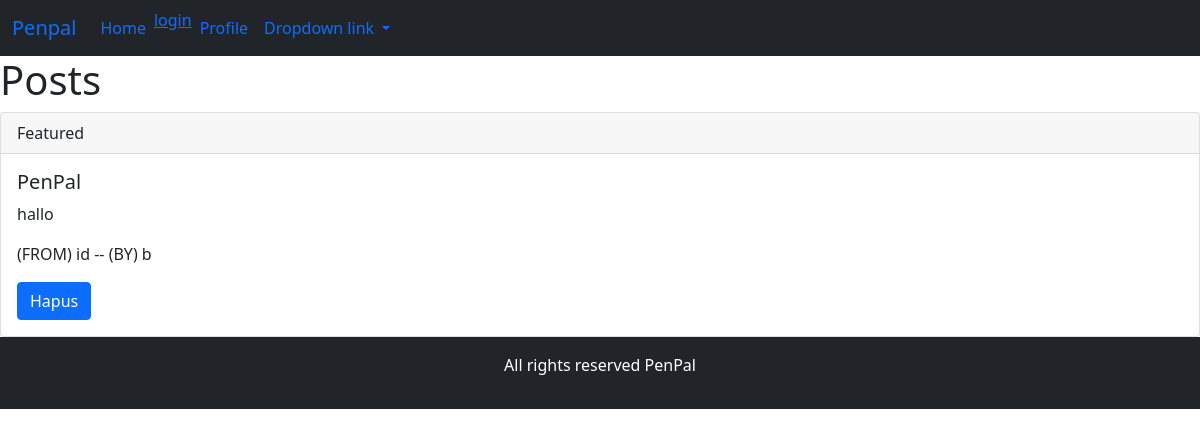
Before: /detail/1 with the older database file.
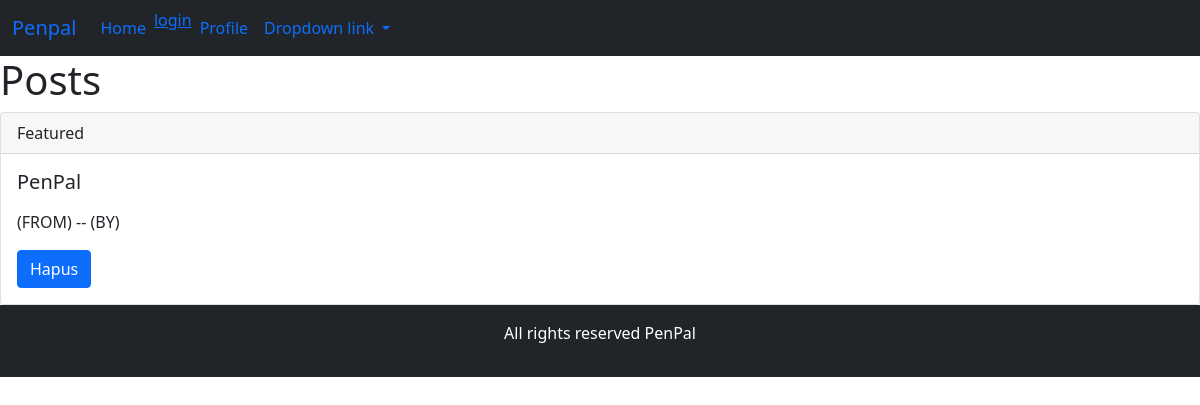
After: the same page with the newer database file.
### task/models.py (models this page shows)
class message(models.Model):
    pesan = models.TextField()
    negara = models.CharField(max_length=20)
    initial = models.CharField(max_length=10)

### task/views.py (the view)
# urls.py: path('detail/<id>', detail, name='detail'),
def detail(request, id):
    data = models.message.objects.filter(pk=id).first()
    print(data)
    return render(request, 'task/detail.html', {
        'detail_pesan': data
    })

### task/templates/task/detail.html
{% extends 'base.html' %}
{% block content %}
<h1>Posts</h1>
<div class="card">
    <div class="card-header">
      Featured
    </div>
    <div class="card-body">
      <h5 class="card-title">PenPal</h5>
      <p class="card-text">{{detail_pesan.pesan}}</p>
      <p class="card-text">(FROM) {{detail_pesan.negara}} -- (BY) {{detail_pesan.initial}}</p>
      <a href="hapus/{{i.id}}" class="btn btn-primary">Hapus</a>
    </div>
  </div>
{% endblock %}

Changed rows visible on the page:
removed message: pesan "hallo", negara "id", initial "b"
